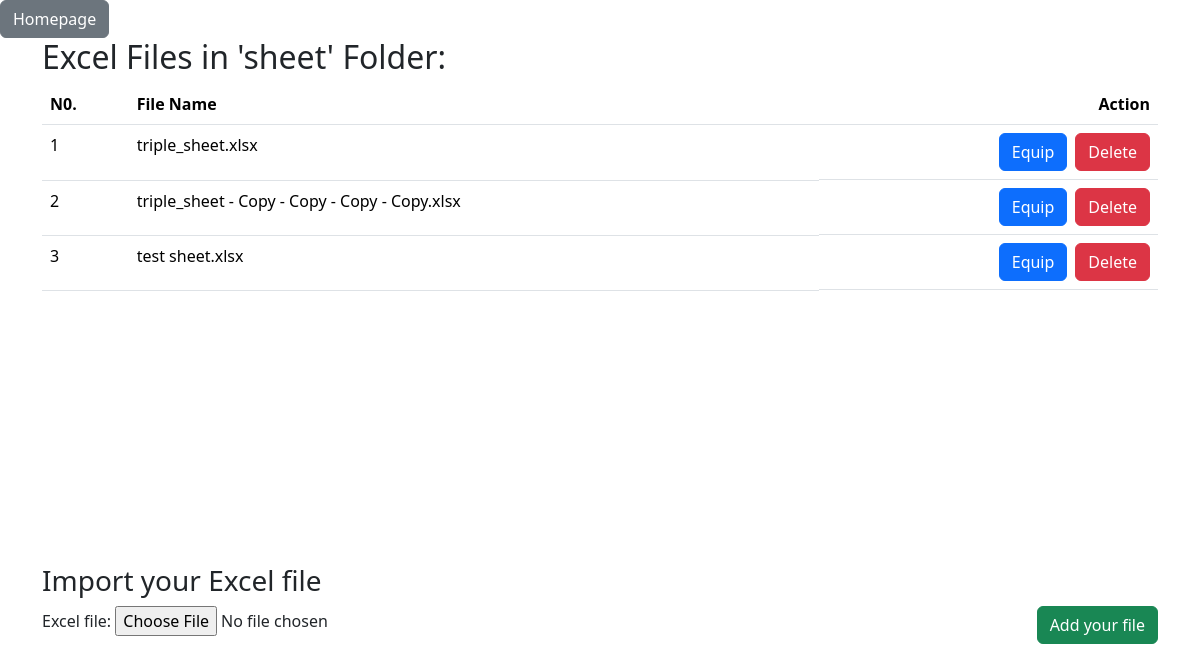
/import/ (signed in), run on the app's committed database.
### triple_site/models.py (models this page shows, shortened)
class ExcelFile(models.Model):
    name = models.CharField(max_length=255)
    file = models.FileField(upload_to='uploads/excel_files/')

### triple_site/views.py (the view)
# urls.py: path("import/", views.import_xlsx, name="import_xlsx"),
@login_required(login_url="/sign-in")
def import_xlsx(request):
    if request.method == 'POST':
        form = UploadFileForm(request.POST, request.FILES)
        if form.is_valid():
            uploaded_file = request.FILES['excel_file']
            if uploaded_file.name.endswith('.xlsx'):
                excel_file = ExcelFile(name=uploaded_file.name, file=uploaded_file)
                excel_file.save()
                return redirect('import_xlsx')
            else:
                excel_files = ExcelFile.objects.all()
                return render(request, 'import.html', {'form': form, 'excel_files': excel_files, 'error_message': 'Please upload an Excel file (.xlsx)'})
    else:
        form = UploadFileForm()
    excel_files = ExcelFile.objects.all()
    return render(request, 'import.html', {'form': form, 'excel_files': excel_files})

### triple_site/forms.py
class UploadFileForm(forms.Form):
    excel_file = forms.FileField()

### triple_site/templates/import.html (shortened to what this page needs)
<!DOCTYPE html>
<html lang="en">
<head>
    <link href="https://cdn.jsdelivr.net/npm/bootstrap@5.3.3/dist/css/bootstrap.min.css" rel="stylesheet">
</head>
<body>
    <a href="{% url 'homepage' %}" class="btn btn-secondary">Homepage</a>
    <div class="container">
        <h2>Excel Files in 'sheet' Folder:</h2>
        <div style="height: 30rem; overflow-y: auto;">
            <table class="table">
                <thead>
                    <tr>
                        <th scope="col">N0.</th>
                        <th scope="col">File Name</th>
                        <th scope="col" class="text-end">Action</th>
                    </tr>
                </thead>
                <tbody>
                    {% for excel_file in excel_files %}
                    <tr scope="row">
                        <td>{{ forloop.counter }}</td>
                        <td>{{ excel_file.name }}</td>
                        <td class="d-flex justify-content-end gap-2">
                            <a href="{% url 'excel_equip' forloop.counter %}" class="btn btn-primary">Equip</a>
                            <a href="{% url 'xlsx_del' excel_file.id %}" class="btn btn-danger">Delete</a>
                        </td>
                    </tr>
                    {% endfor %}
                </tbody>
            </table>
        </div>
        <h3>Import your Excel file</h3>
        <form method="post" class="d-flex" enctype="multipart/form-data">
            <div class="col-8">
                <div class="form-group">
                    {{ form }}
                </div>
            </div>
            <div class="col-4 d-flex justify-content-end">
                <button type="submit" class="btn btn-success">Add your file</button>
            </div>
        </form>
    </div>
</body>
</html>

### data on the page
ExcelFile: name "triple_sheet.xlsx"
ExcelFile: name "triple_sheet - Copy - Copy - Copy - Copy.xlsx"
ExcelFile: name "test sheet.xlsx"
